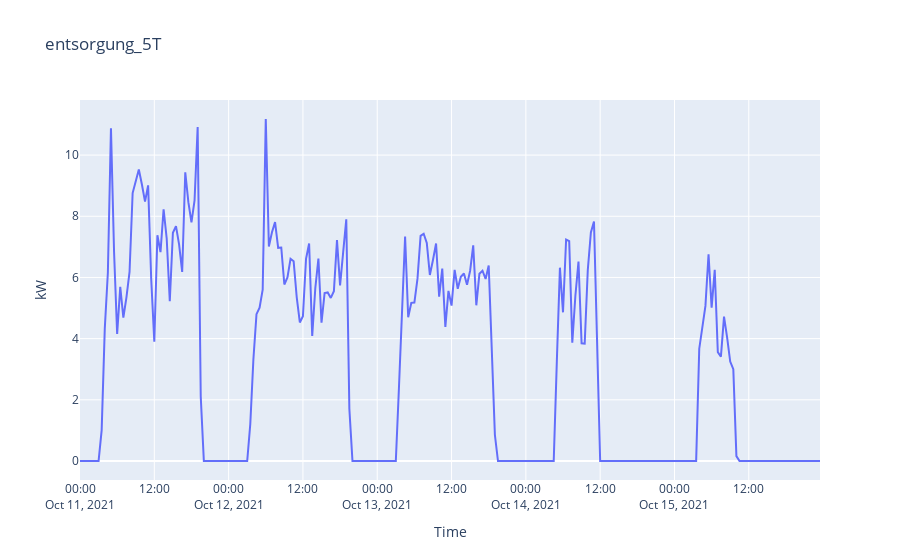

The code cell stored with this chart in its notebook:
### Code cell
px.line(
    x=druck.index, y=druck.kw, 
    title='entsorgung_5T',
    labels={
        'x': 'Time',
        'y': 'kW'
    },
    markers=False)

### Figure 1 — Plotly figure (JSON) as saved in the notebook; plotly's stock layout.template omitted (floating-point values rounded to 4 significant figures; data arrays with more than 128 entries replaced by an {"elided": "..."} marker saying what was removed)
{"data": [{"hovertemplate": "Time=%{x}<br>kW=%{y}<extra></extra>", "legendgroup": "", "line": {"color": "#636efa", "dash": "solid"}, "marker": {"symbol": "circle"}, "mode": "lines", "name": "", "orientation": "v", "showlegend": false, "type": "scatter", "x": {"elided": "240 str values"}, "xaxis": "x", "y": {"elided": "240 float values"}, "yaxis": "y"}], "layout": {"legend": {"tracegroupgap": 0}, "title": {"text": "entsorgung_5T"}, "xaxis": {"anchor": "y", "domain": [0, 1], "title": {"text": "Time"}}, "yaxis": {"anchor": "x", "domain": [0, 1], "title": {"text": "kW"}}}}
